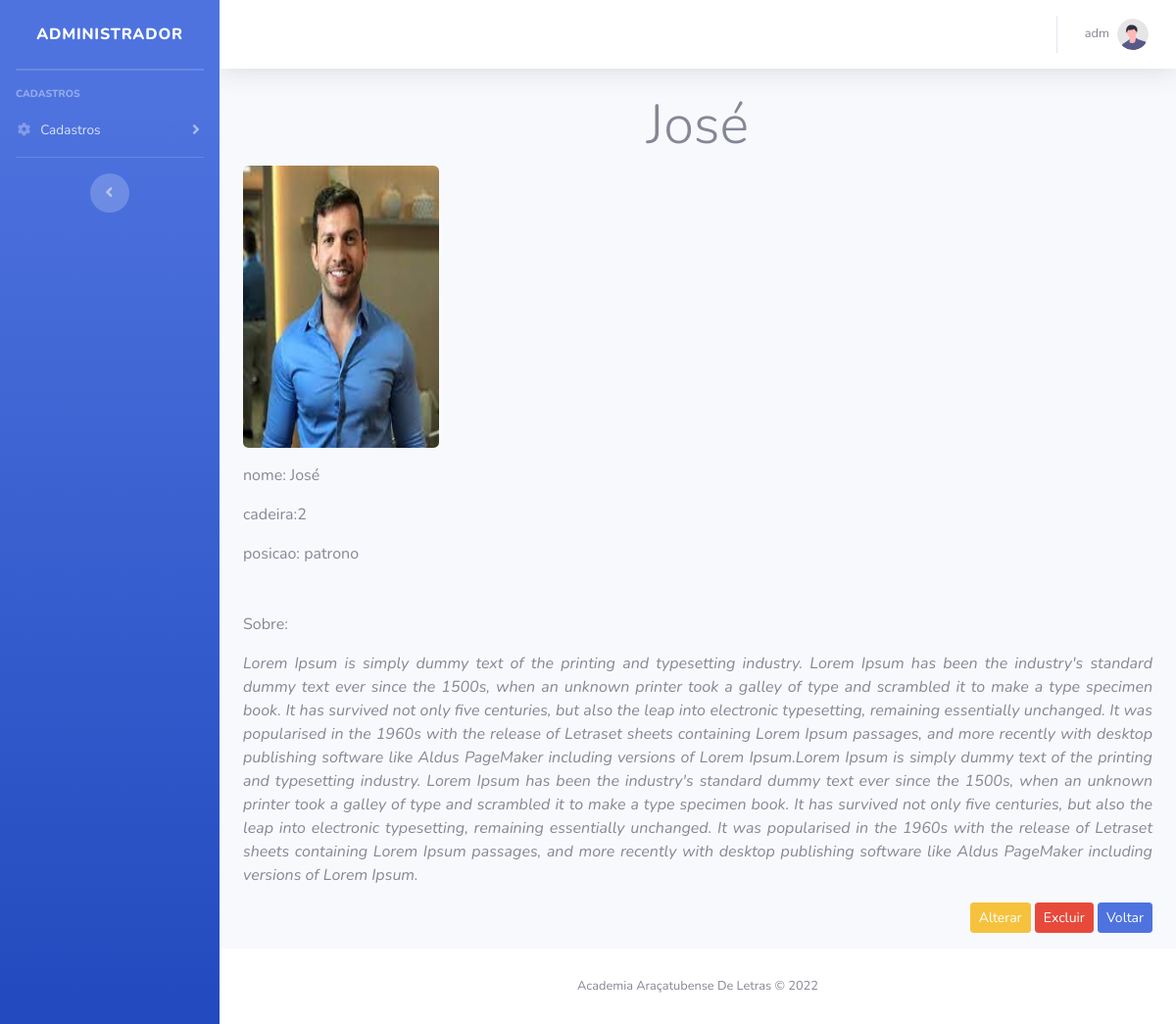
/modulos/academicos/visualizar.php?idAcad=28 (signed in), run on the app's committed database.
### tables this page shows
CREATE TABLE `usuario` (
  `id` int(11) NOT NULL,
  `nome` varchar(150) NOT NULL,
  `email` varchar(100) NOT NULL,
  `telefone` bigint(20) NOT NULL,
  `senha` varchar(20) NOT NULL,
  `tipo` varchar(30) NOT NULL
);

CREATE TABLE `academicos` (
  `idAcad` int(11) NOT NULL,
  `nomeAcad` varchar(150) NOT NULL,
  `cadeiraAcad` varchar(10) NOT NULL,
  `posicaoAcad` varchar(50) NOT NULL,
  `sobreAcad` text NOT NULL,
  `fotoAcad` varchar(200) NOT NULL
);

### config.php (called while the page is built, shortened)
<?php
include_once path('funcoes/conexao.php');
function arquivo($file)
{
    return ROOT_PATH . $file;
}
function path($file)
{
    return ROOT_DIR . '/' . $file;
}
function usuario()
{
    $id = $_SESSION['id'];
    $sql = "SELECT * FROM usuario WHERE id = $id";
    $query = $GLOBALS['conexaoBanco']->query($sql);
    return $query->fetch();
}

### funcoes/conexao.php (called while the page is built, shortened)
<?php
    function retornaDado($sql)
    {
        $pdo = $GLOBALS['conexaoBanco'];
        $resultado = $pdo->query($sql);
        return $resultado->fetch();
    }
?>

### modulos/academicos/visualizar.php (the view, shortened to what this page needs)
<!DOCTYPE html>
<html lang="pt-br">
<?php
include '../../config.php';
if (!empty($_GET['idAcad'])) {
    $id = $_GET['idAcad'];
}
$sql = 'SELECT * FROM academicos where idAcad= ' . $id . ' ';
$acad = retornaDado($sql);
foreach (retornaDado($sql) as $row) {
    $id = $acad['idAcad'];
    $nome = $acad['nomeAcad'];
    $cadeira = $acad['cadeiraAcad'];
    $posicao = $acad['posicaoAcad'];
    $sobre = $acad['sobreAcad'];
    $foto = $acad['fotoAcad'];
}
?>
<?php include_once path('template/head.php'); ?>
<body id="page-top">
    <div id="wrapper">
        <?php include_once path('template/sidebar.php'); ?>
        <div id="content-wrapper" class="d-flex flex-column">
            <div id="content">
                <?php include_once path('template/navbar.php'); ?>
                <div class="container-fluid">
                    <h1 class="display-4 text-center"><?= $acad['nomeAcad'] ?></h1>
                    <div class="row-flex">
                        <img src="../../img/<?= $acad['fotoAcad'] ?>" download class=" align-self-start mr-3 rounded" width="200px" height="288px" alt="Capa do livro">
                        <div class="media-body  mt-3">
                            <p>nome: <?= $acad['nomeAcad'] ?></p>
                            <p>cadeira:<?= $acad['cadeiraAcad'] ?></p>
                            <p>posicao: <?= $acad['posicaoAcad'] ?></p>
                        </div>
                    </div>
                    <div class="text-justify mt-5">
                        <p>Sobre:</p>
                        <i><?= $acad['sobreAcad'] ?></i>
                    </div>
                    <div class="text-right my-3">
                        <a class="btn btn-sm btn-warning" href="alterarAcad.php?idAcad=<?= $acad['idAcad'] ?>">Alterar</a>
                        <a class="btn btn-sm btn-danger" href="deleteAcad.php?idAcad=<?= $acad['idAcad'] ?>." onclick="return confirm('Deseja realmente apagar o registro?')">Excluir</a>
                        <a class="btn btn-sm btn-primary " href="academicos.php?idAcad=<?= $acad['idAcad'] ?>">Voltar</a>
                    </div>
                </div>
                <footer class="sticky-footer bg-white">
                    <div class="container my-auto">
                        <div class="copyright text-center my-auto">
                            <span>Academia Araçatubense De Letras &copy; 2022</span>
                        </div>
                    </div>
                </footer>
            </div>
        </div>
</body>
</html>

### template/navbar.php (shortened to what this page needs)
<nav class="navbar navbar-expand navbar-light bg-white topbar mb-4 static-top shadow">
    <ul class="navbar-nav ml-auto">
        <li class="nav-item dropdown no-arrow">
            <a class="nav-link dropdown-toggle" href="#" id="userDropdown" role="button" data-toggle="dropdown" aria-haspopup="true" aria-expanded="false">
                <span class="mr-2 d-none d-lg-inline text-gray-600 small"><?= usuario()['nome'] ?></span>
                <img class="img-profile rounded-circle" src="<?= arquivo('img/undraw_profile.svg') ?>">
            </a>
        </li>
    </ul>
</nav>

### data on the page
usuario: nome "adm"
academicos: nomeAcad "José", fotoAcad (picture), cadeiraAcad "2", posicaoAcad "patrono", sobreAcad "Lorem Ipsum is simply dummy text of the printing and typesetting industry. Lorem Ipsum has been the industry's standard dummy text ever since the 1500s, when an unknown printer took a galley of type and scrambled it to make a type specimen book. It has survived not only five centuries, but also the leap into electronic typesetting, remaining essentially unchanged. It was popularised in the 1960s with the release of Letraset sheets containing Lorem Ipsum passages, and more recently with desktop publishing software like Aldus PageMaker including versions of Lorem Ipsum.Lorem Ipsum is simply dummy text of the printing and typesetting industry. Lorem Ipsum has been the industry's standard dummy…"
